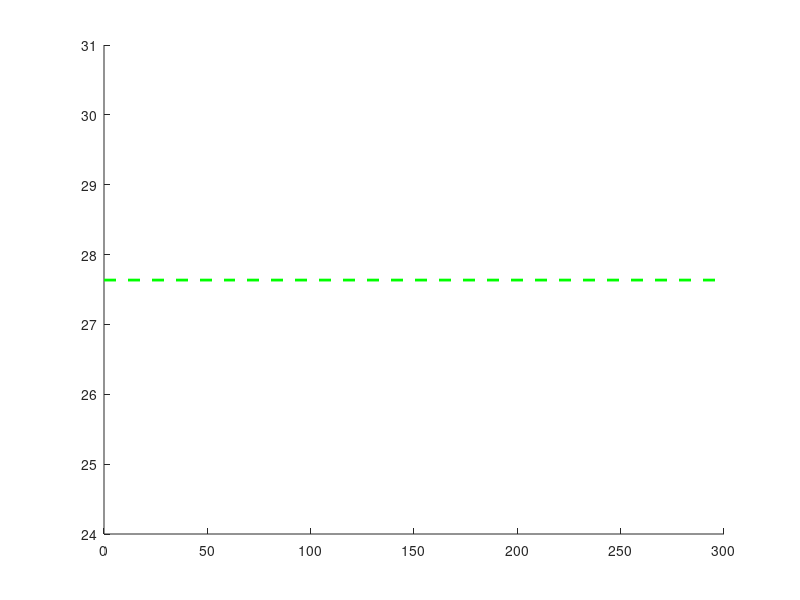

This chart was generated by the following MATLAB code: (Note: this script raises an error after producing the figure.)
%Load the results
load('P_allKO_no_sensitivity_simulation.mat','P_allKO_no_sensitivity_simulation');
load('P_allKO_sensitivity_simulation.mat','P_allKO_sensitivity_simulation');
load('r.mat','r');

[~,M] = size(r);

lin{1}='b';marca{1}='bs';leg{1}='bs-';lin{2}='r';marca{2}='r*';leg{2}='r*-';lin{3}='k';marca{3}='ko';leg{3}='ko-';lin{4}='m';marca{4}='mx';leg{4}='mx-';lin{5}='g';marca{5}='g^';leg{5}='g^-';
linea{1}='b--';linea{2}='r--';linea{3}='k--';linea{4}='m--';linea{5}='g--';linea{6}='c-.';
lw=2;  %Fat lines (such as line_width=2) are nice in the pdf. To see how good are bounds, set lw to 1
fs=12; %Big font size (such as font size =12) are nice in the pdf. It can be changed to 10, to see figures clearly when working
ms=8; %%Big marker size (such as marker size =8) are nice in the pdf.
md=3; %Distance between markers

figure(1)
hold on
plot(r(1,:),P_allKO_no_sensitivity_simulation(1,1)*100*ones(M,1),linea{5},'LineWidth',lw)
plot(r(1,:),P_allKO_no_sensitivity_simulation(1,:)*100,leg{1},'LineWidth',lw,'MarkerSize',ms)
plot(r(1,:),P_allKO_no_sensitivity_simulation(2,:)*100,leg{2},'LineWidth',lw,'MarkerSize',ms)
plot(r(1,:),P_allKO_sensitivity_simulation(1,1)*100*ones(M,1),linea{6},'LineWidth',lw)
plot(r(1,:),P_allKO_sensitivity_simulation(1,:)*100,leg{3},'LineWidth',lw,'MarkerSize',ms)
plot(r(1,:),P_allKO_sensitivity_simulation(2,:)*100,leg{4},'LineWidth',lw,'MarkerSize',ms)

title('Mean blockage probability for different positions of the RSs', 'FontSize',fs)
xlabel('Distance from RS to BS, r (m)','FontSize',fs)
ylabel('Mean blockage probability, P(allKO) (%)','FontSize',fs)
axis([0 max(r(1,:)) 10 max(max(P_allKO_sensitivity_simulation))*100]);
legend('Results for no RSs, no sensitivity','Results for h_R=10 m, no sensitivity','Results for h_R=20 m, no sensitivity','Results for no RSs, sensitivity','Results for h_R=10 m, sensitivity','Results for h_R=20 m, sensitivity')
grid on
grid minor
hold off